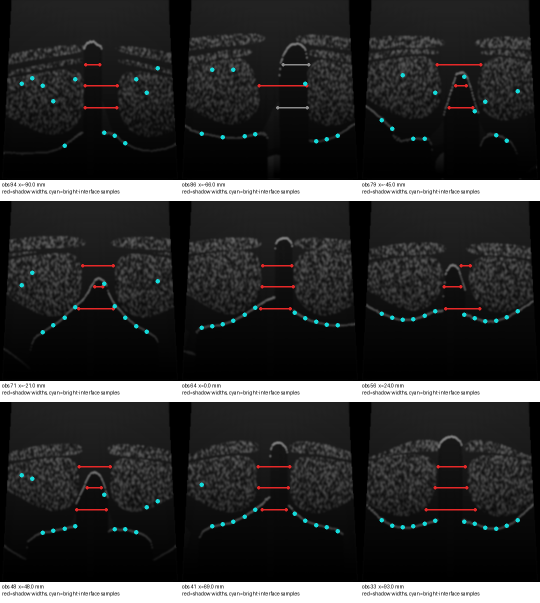
#> input picture Artifacts/ThoracicUSCoach/sweep_count/M0C_ANATOMICAL_WAVEFORM_20261030/morphology_overlays.png, 1080 x 1206 px (shown at 1/2 size)
$ python -i anatomical_waveform_analysis.py   (imports and definitions only)
#> lines starting #> are read from the running program, lines starting #| are printed output that depends on the picture
from __future__ import annotations

import argparse
import csv
import hashlib
import json
import math
from datetime import datetime, timezone
from pathlib import Path
from typing import Iterable, Sequence

import numpy as np
from PIL import Image, ImageDraw

from sweep_count_analysis import (
    detect_candidate_events_with_boundaries,
    extract_frame_features,
    moving_average,
    robust_z,
)


IMAGE_SIZE = 256
DEPTH_FRACTIONS = (0.36, 0.48, 0.60)
SHADOW_LATERAL_FRACTION = 0.55
SHADOW_MIN_WIDTH_FRACTION = 0.035
INTERFACE_X_FRACTIONS = (0.12, 0.18, 0.24, 0.30, 0.36, 0.42, 0.58, 0.64, 0.70, 0.76, 0.82, 0.88)
SMOOTHING_FRAMES = 3
PERIOD_LAG_SAMPLES = tuple(range(3, 13))
PERIOD_NULL_ITERATIONS = 400
PERIOD_RANDOM_SEED = 73129
PERIOD_MIN_CORRELATION = 0.35
PERIOD_MIN_PROMINENCE = 0.12
PERIOD_MAX_P_VALUE = 0.05
REVERSE_MATCH_TOLERANCE_MM = 1.6
MIN_RELIABLE_COVERAGE = 0.85
PRIMARY_PHASES = ("caudal_reverse", "cranial_outbound")
FEATURE_NAMES = ("shadow_width", "interface_arch_height", "bilateral_symmetry")
FORBIDDEN_ACTOR_KEYS = {
    "probeposition",
    "proberotation",
    "contactpoint",
    "surfacenormal",
    "evaluatorlongitudinalcoordinatemm",
    "diagnosticreferencelevel",
    "provenance",
    "meshidentity",
    "tlevel",
}


def _utc_now() -> str:
    return datetime.now(timezone.utc).isoformat()


def _load_json(path: Path) -> dict:
    return json.loads(path.read_text(encoding="utf-8"))


def _save_json(path: Path, value: object) -> None:
    path.parent.mkdir(parents=True, exist_ok=True)
    path.write_text(json.dumps(value, indent=2, sort_keys=True) + "\n", encoding="utf-8")


# [21 lines left out: functions _sha256, validate_actor_isolation, not called in this run]


def _box_smooth(values: np.ndarray, width: int) -> np.ndarray:
    array = np.asarray(values, dtype=np.float64)
    if width <= 1 or len(array) < width:
        return array.copy()
    left = width // 2
    right = width - 1 - left
    padded = np.pad(array, (left, right), mode="edge")
    return np.convolve(padded, np.ones(width, dtype=np.float64) / width, mode="valid")


def _normalized_image(path: Path, size: int = IMAGE_SIZE) -> np.ndarray:
    with Image.open(path) as image:
        values = np.asarray(
            image.convert("L").resize((size, size), Image.Resampling.BILINEAR),
            dtype=np.float64,
        ) / 255.0
    roi = values[int(0.12 * size):int(0.88 * size), int(0.05 * size):int(0.95 * size)]
    low, high = np.quantile(roi, (0.02, 0.98))
    return np.clip((values - low) / max(float(high - low), 1e-6), 0.0, 1.0)


def measure_central_shadow(values: np.ndarray) -> dict:
    height, width = values.shape
    measurements: list[dict] = []
    for depth_fraction in DEPTH_FRACTIONS:
        center_y = int(round(depth_fraction * (height - 1)))
        half_band = max(2, int(round(0.018 * height)))
        band = values[max(0, center_y - half_band):min(height, center_y + half_band + 1)]
        profile = _box_smooth(np.mean(band, axis=0), 9)
        lateral = np.concatenate((profile[int(0.08 * width):int(0.38 * width)],
                                  profile[int(0.62 * width):int(0.92 * width)]))
        lateral_reference = float(np.median(lateral))
        threshold = float(np.clip(SHADOW_LATERAL_FRACTION * lateral_reference, 0.10, 0.46))
        search_start, search_end = int(0.34 * width), int(0.66 * width)
        candidates = np.arange(search_start, search_end)
        penalty = 0.08 * np.abs(candidates / max(width - 1, 1) - 0.5)
        seed = int(candidates[int(np.argmin(profile[candidates] + penalty))])
        left = seed
        while left > int(0.16 * width) and profile[left - 1] < threshold:
            left -= 1
        right = seed
        while right < int(0.84 * width) and profile[right + 1] < threshold:
            right += 1
        width_fraction = float((right - left + 1) / width)
        midpoint = float((left + right) / (2.0 * max(width - 1, 1)))
        left_support = float(np.median(profile[max(0, left - int(0.08 * width)):left])) if left else 0.0
        right_support = float(np.median(profile[right + 1:min(width, right + 1 + int(0.08 * width))]))
        valid = (
            width_fraction >= SHADOW_MIN_WIDTH_FRACTION
            and width_fraction <= 0.48
            and abs(midpoint - 0.5) <= 0.18
            and left_support >= threshold
            and right_support >= threshold
        )
        measurements.append({
            "depthFraction": depth_fraction,
            "y": center_y,
            "left": left,
            "right": right,
            "widthFraction": width_fraction,
            "midpointFraction": midpoint,
            "threshold": threshold,
            "valid": bool(valid),
        })
    valid_rows = [row for row in measurements if row["valid"]]
    if not valid_rows:
        return {
            "valid": False,
            "validDepthCount": 0,
            "widthMean": float("nan"),
            "centroidOffset": float("nan"),
            "taper": float("nan"),
            "depths": measurements,
        }
    widths = [row["widthFraction"] for row in valid_rows]
    centroids = [row["midpointFraction"] - 0.5 for row in valid_rows]
    taper = widths[-1] - widths[0] if len(widths) >= 2 else 0.0
    return {
        "valid": len(valid_rows) >= 2,
        "validDepthCount": len(valid_rows),
        "widthMean": float(np.mean(widths)),
        "centroidOffset": float(np.mean(centroids)),
        "taper": float(taper),
        "depths": measurements,
    }


def measure_bright_interface(values: np.ndarray) -> dict:
    height, width = values.shape
    rows: list[dict] = []
    for x_fraction in INTERFACE_X_FRACTIONS:
        center_x = int(round(x_fraction * (width - 1)))
        half_band = max(2, int(round(0.018 * width)))
        patch = values[:, max(0, center_x - half_band):min(width, center_x + half_band + 1)]
        profile = np.quantile(patch, 0.75, axis=1)
        profile = _box_smooth(profile, 5)
        future = np.concatenate((profile[5:], np.repeat(profile[-1], 5)))
        downward_drop = np.maximum(profile - future, 0.0)
        y_start, y_end = int(0.38 * height), int(0.82 * height)
        y_values = np.arange(y_start, y_end)
        depth_bias = 0.04 * (y_values - y_start) / max(y_end - y_start - 1, 1)
        score = 0.45 * profile[y_values] + 1.40 * downward_drop[y_values] + depth_bias
        local = int(np.argmax(score))
        y = int(y_values[local])
        peak_score = float(score[local])
        rows.append({
            "xFraction": x_fraction,
            "x": center_x,
            "y": y,
            "depthFraction": float(y / max(height - 1, 1)),
            "score": peak_score,
            "valid": peak_score >= 0.18,
        })
    left = [row for row in rows[:6] if row["valid"]]
    right = [row for row in rows[6:] if row["valid"]]
    valid = len(left) >= 4 and len(right) >= 4
    if not valid:
        return {
            "valid": False,
            "validPointCount": len(left) + len(right),
            "depthMean": float("nan"),
            "archHeight": float("nan"),
            "leftRightDepthDifference": float("nan"),
            "continuity": 0.0,
            "points": rows,
        }
    left_depths = np.array([row["depthFraction"] for row in left], dtype=np.float64)
    right_depths = np.array([row["depthFraction"] for row in right], dtype=np.float64)
    inner = np.mean((left_depths[-2:].mean(), right_depths[:2].mean()))
    outer = np.mean((left_depths[:2].mean(), right_depths[-2:].mean()))
    all_depths = np.concatenate((left_depths, right_depths))
    jumps = np.concatenate((np.abs(np.diff(left_depths)), np.abs(np.diff(right_depths))))
    continuity = float(np.mean(jumps <= 0.12)) if len(jumps) else 0.0
    return {
        "valid": True,
        "validPointCount": len(all_depths),
        "depthMean": float(np.mean(all_depths)),
        "archHeight": float(outer - inner),
        "leftRightDepthDifference": float(left_depths.mean() - right_depths.mean()),
        "continuity": continuity,
        "points": rows,
    }


def measure_bilateral_structure(values: np.ndarray) -> dict:
    height, width = values.shape
    y0, y1 = int(0.18 * height), int(0.70 * height)
    left = values[y0:y1, int(0.08 * width):int(0.46 * width)]
    right = np.fliplr(values[y0:y1, int(0.54 * width):int(0.92 * width)])
    common_width = min(left.shape[1], right.shape[1])
    left, right = left[:, :common_width], right[:, :common_width]
    left_flat, right_flat = left.ravel(), right.ravel()
    if np.std(left_flat) < 1e-6 or np.std(right_flat) < 1e-6:
        correlation = 0.0
    else:
        correlation = float(np.corrcoef(left_flat, right_flat)[0, 1])
    left_coverage = float(np.mean(left >= 0.28))
    right_coverage = float(np.mean(right >= 0.28))
    return {
        "valid": True,
        "symmetry": correlation,
        "leftCoverage": left_coverage,
        "rightCoverage": right_coverage,
        "coverageAsymmetry": float(left_coverage - right_coverage),
    }


def extract_morphology(path: Path) -> tuple[dict, dict]:
    values = _normalized_image(path)
#> in _normalized_image, image is the input picture: PIL image 1080x1206 RGB; mean R, G, B 45.8, 46, 46
#> in _normalized_image, `values = np.asarray( image.convert("L").resize((size, size), Image.Res..`:
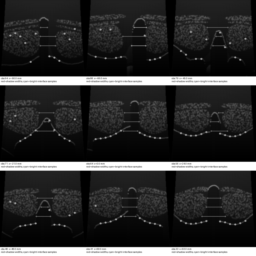
#> values: shape (256, 256) float64; min 0, max 1, mean 0.18
#> in _normalized_image, `roi = values[int(0.12 * size):int(0.88 * size), int(0.05 * size):int(0..`:
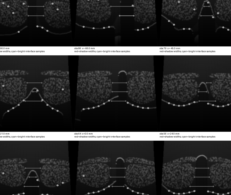
#> roi: shape (195, 231) float64; min 0, max 1, mean 0.174
#> in _normalized_image, `low, high = np.quantile(roi, (0.02, 0.98))`: low = 0; high = 1
    shadow = measure_central_shadow(values)
#> the loop in measure_central_shadow, `for depth_fraction in DEPTH_FRACTIONS:` made 3 passes
#> (lateral_reference, seed, width_fraction, midpoint, left_support, right_support) on passes 1 to 3: (0.124, 87, 0.0664, 0.333, 0.122, 0.122), (0.144, 87, 0.043, 0.333, 0.153, 0.148), (0.00784, 128, 0.688, 0.5, 0.00784, 0.00784)
#> after the loop in measure_central_shadow, `for depth_fraction in DEPTH_FRACTIONS:`: measurements = 3 items
#> in measure_central_shadow, `valid_rows = [row for row in measurements if row["valid"]]`: valid_rows = 2 items
#> in measure_central_shadow, `widths = [row["widthFraction"] for row in valid_rows]`: widths = [0.0664, 0.043]
#> in measure_central_shadow, `centroids = [row["midpointFraction"] - 0.5 for row in valid_rows]`: centroids = [-0.167, -0.167]
#> in measure_central_shadow, `taper = widths[-1] - widths[0] if len(widths) >= 2 else 0.0`: taper = -0.0234
#> shadow = 6 items
    interface = measure_bright_interface(values)
#> the loop in measure_bright_interface, `for x_fraction in INTERFACE_X_FRACTIONS:` made 12 passes
#> peak_score on passes 1 to 12: 1.43, 1.42, 1.57, 1.58, 1.43, 1.43, 1.58, 1.59, 1.42, 1.44, 1.43, 1.46
#> after the loop in measure_bright_interface, `for x_fraction in INTERFACE_X_FRACTIONS:`: rows = 12 items
#> in measure_bright_interface, `left = [row for row in rows[:6] if row["valid"]]`: left = 6 items
#> in measure_bright_interface, `valid = len(left) >= 4 and len(right) >= 4`: valid = True
#> in measure_bright_interface, `left_depths = np.array([row["depthFraction"] for row in left], dtype=n..`: left_depths = [0.659, 0.659, 0.659, 0.659, 0.659, 0.659]
#> in measure_bright_interface, `inner = np.mean((left_depths[-2:].mean(), right_depths[:2].mean()))`: inner = 0.659
#> in measure_bright_interface, `all_depths = np.concatenate((left_depths, right_depths))`: all_depths = [0.659, 0.659, 0.659, 0.659, 0.659, 0.659, 0.659, 0.659, 0.659, 0.659, 0.659, 0.659]
#> in measure_bright_interface, `jumps = np.concatenate((np.abs(np.diff(left_depths)), np.abs(np.diff(r..`: jumps = [0, 0, 0, 0, 0, 0, 0, 0, 0, 0]
#> in measure_bright_interface, `continuity = float(np.mean(jumps <= 0.12)) if len(jumps) else 0.0`: continuity = 1
#> interface = 7 items
    bilateral = measure_bilateral_structure(values)
#> in measure_bilateral_structure, `left = values[y0:y1, int(0.08 * width):int(0.46 * width)]`:
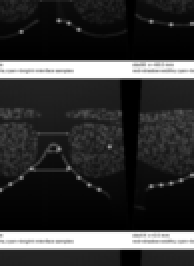
#> left: shape (133, 97) float64 (shown 2 times larger); min 0, max 1, mean 0.198
#> in measure_bilateral_structure, `right = np.fliplr(values[y0:y1, int(0.54 * width):int(0.92 * width)])`:
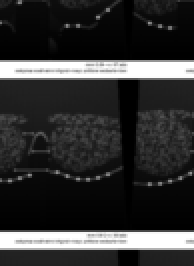
#> right: shape (133, 97) float64 (shown 2 times larger); min 0, max 1, mean 0.196
#> in measure_bilateral_structure, `left_flat, right_flat = left.ravel(), right.ravel()`: left_flat = 12901 values, max 1 at index 3009, min 0 at index 63, mean 0.198; right_flat = 12901 values, max 1 at index 3007, min 0 at index 62, mean 0.196
#> in measure_bilateral_structure, `correlation = float(np.corrcoef(left_flat, right_flat)[0, 1])`: correlation = 0.974
#> in measure_bilateral_structure, `left_coverage = float(np.mean(left >= 0.28))`: left_coverage = 0.158
#> bilateral = {'valid': True, 'symmetry': 0.974, 'leftCoverage': 0.158, 'rightCoverage': 0.158, 'coverageAsymmetry': 0.000233}
    row = {
        "shadow_valid": bool(shadow["valid"]),
        "shadow_width": shadow["widthMean"],
        "shadow_centroid_offset": shadow["centroidOffset"],
        "shadow_taper": shadow["taper"],
        "interface_valid": bool(interface["valid"]),
        "interface_depth": interface["depthMean"],
        "interface_arch_height": interface["archHeight"],
        "interface_left_right_difference": interface["leftRightDepthDifference"],
        "interface_continuity": interface["continuity"],
        "bilateral_valid": bool(bilateral["valid"]),
        "bilateral_symmetry": bilateral["symmetry"],
        "bilateral_coverage_asymmetry": bilateral["coverageAsymmetry"],
    }
    overlay = {"shadow": shadow, "interface": interface, "bilateral": bilateral}
    return row, overlay


# [824 lines left out: functions reconstruct_actor_coordinate, _interpolate_missing, robust_standardize, _correlation, periodicity_test, match_phase_rows and 15 more, not called in this run]


# [2 lines not run here, left out]

>>> result = extract_morphology('../../Artifacts/ThoracicUSCoach/sweep_count/M0C_ANATOMICAL_WAVEFORM_20261030/morphology_overlays.png')
